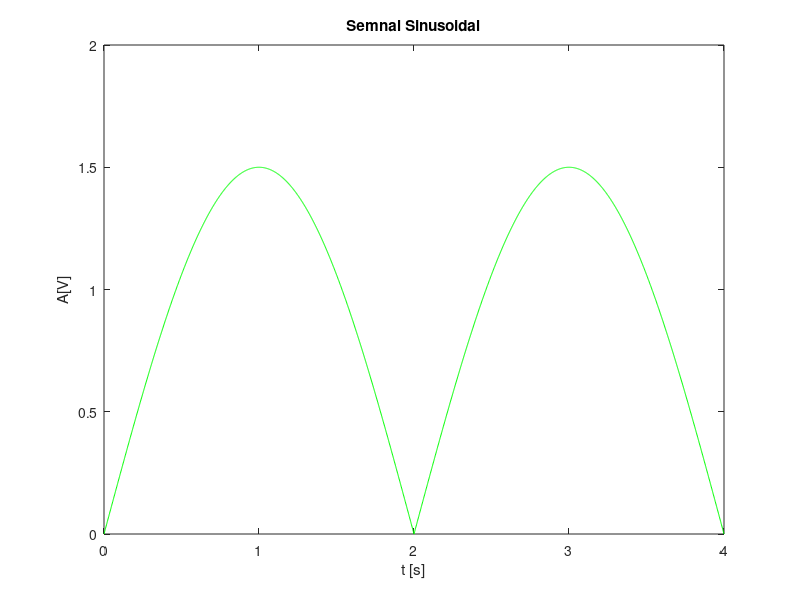
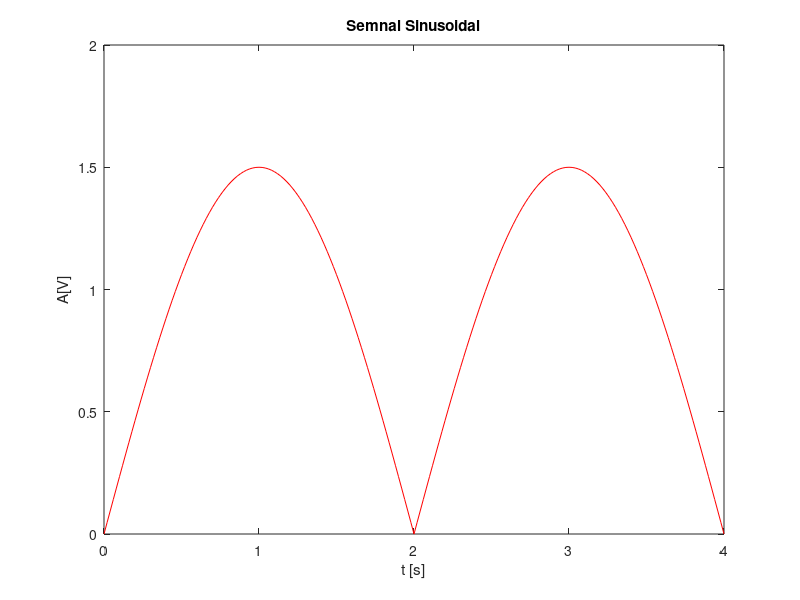
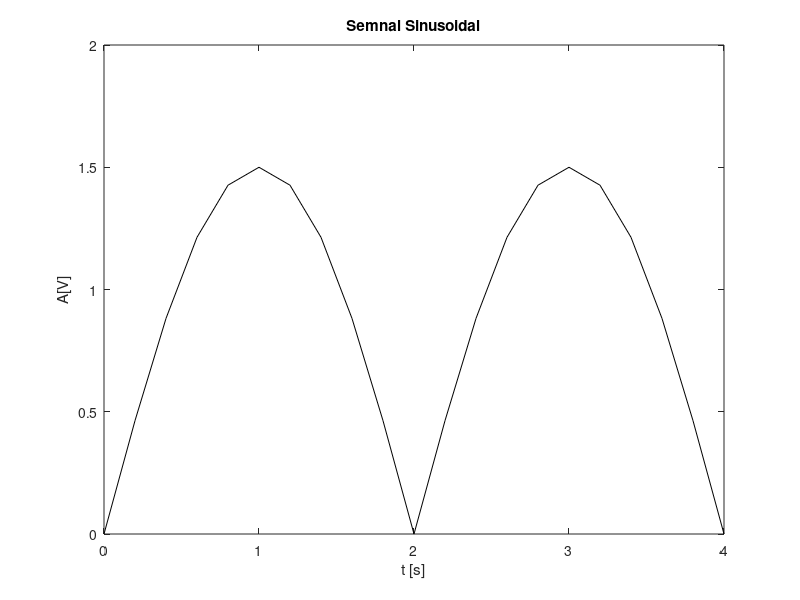

Recreate these plots in MATLAB, in order.
%Semnal sinusoidal dubla alternanta
%a)
figure(1)
f=0.25;%Fcerventa o calculez din formula f=1/T
t=0:0.002:4%o si 4 este intervalul unei perioade iar 0.002 reprezinta rezolutia temporara
s=1.5*abs(sin(2*pi*f*t));
plot(t,s,'g'), title('Semnal Sinusoidal'), xlabel('t [s]'), ylabel('A[V]');
%b)
figure(2)
f=0.25;%Fcerventa o calculez din formula f=1/T
t=0:0.02:4%o si 4 este intervalul unei perioade iar 0.02 reprezinta rezolutia temporara
s=1.5*abs(sin(2*pi*f*t));
plot(t,s,'r'), title('Semnal Sinusoidal'), xlabel('t [s]'), ylabel('A[V]');
%c)
figure(3)
f=0.25;%Fcerventa o calculez din formula f=1/T
t=0:0.2:4%o si 5 este intervalul unei perioade iar 0.2 reprezinta rezolutia temporara
s=1.5*abs(sin(2*pi*f*t));
plot(t,s,'k'), title('Semnal Sinusoidal'), xlabel('t [s]'), ylabel('A[V]');